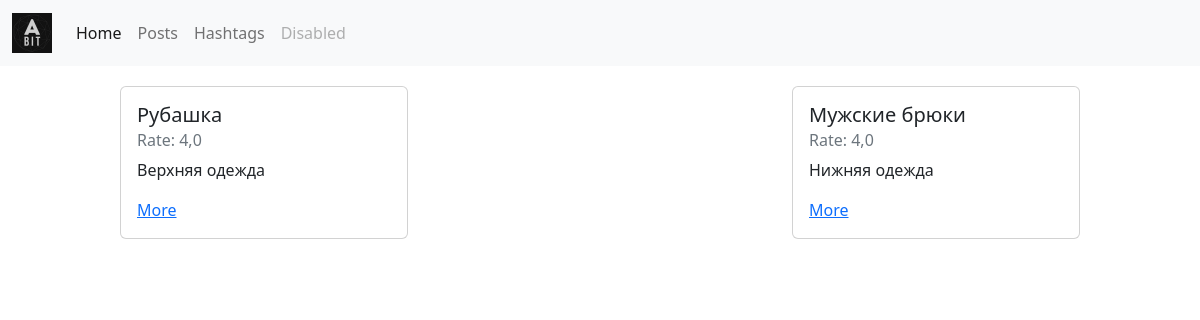
The app's page /posts/, older data.
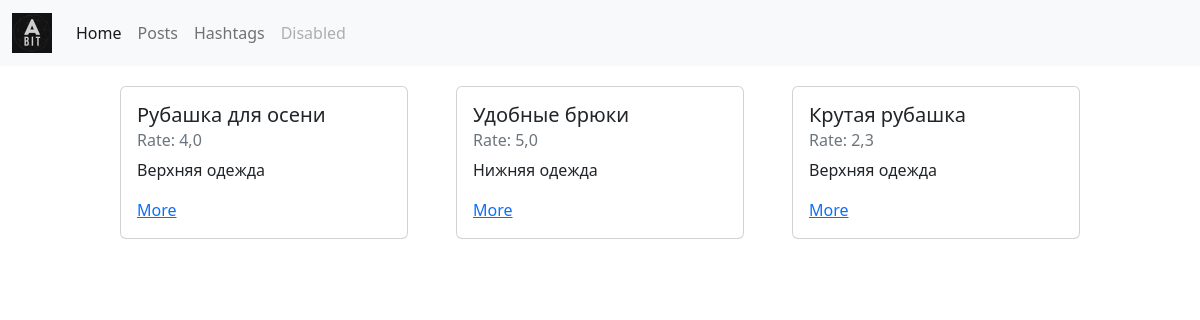
The same page, newer data.
### apps/posts/models.py (models this page shows, shortened)
class Post(models.Model):
    preview = models.ImageField(upload_to='post_previews', blank=True, null=True)
    title = models.CharField(max_length=128)
    description = models.TextField()
    rate = models.FloatField(default=5)
    """ references """
    hashtags = models.ManyToManyField(Hashtag, related_name="posts")
    created_date = models.DateTimeField(auto_now_add=True) # auto_now_add
    modified_date = models.DateTimeField(auto_now=True) # auto_now

class Hashtag(models.Model):
    title = models.CharField(max_length=64)

### apps/posts/views.py (the view)
# urls.py: path('posts/', posts_views.posts_view),
def posts_view(request):
    if request.method == 'GET':
        posts = Post.objects.all()
        context_data = {
            'posts': posts
        }
        return render(request, 'posts/posts.html', context=context_data)

### templates/posts/posts.html (shortened to what this page needs)
{% extends 'layouts/index.html' %}
{% block content %}
    <div class="posts">
        {% for post in posts %}
            <div class="card" style="width: 18rem;">
                <div class="card-body">
                    <h5 class="card-title">{{ post.title }}</h5>
                    <h6 class="card-subtitle mb-2 text-muted">Rate: {{ post.rate }}</h6>
                    {% for hashtag in post.hashtags.all %}
                        <p>{{ hashtag.title }}</p>
                    {% endfor %}
                    <a href="/posts/{{ post.id }}/" class="card-link">More</a>
                </div>
            </div>
        {% endfor %}
    </div>
{% endblock %}

### templates/layouts/index.html (shortened to what this page needs)
{% load static %}
<!doctype html>
<html lang="en">
<head>
    <link rel="stylesheet" href="https://cdn.jsdelivr.net/npm/bootstrap@5.2.3/dist/css/bootstrap.min.css"
>
</head>
<body>
    <nav class="navbar navbar-expand-lg navbar-light bg-light">
        <div class="container-fluid">
            <a class="navbar-brand" href="/">
                <img src="{% static 'img.png' %}" alt="" width="40">
            </a>
            <div class="collapse navbar-collapse" id="navbarNavAltMarkup">
                <div class="navbar-nav">
                    <a class="nav-link active" aria-current="page" href="/">Home</a>
                    <a class="nav-link" href="posts/">Posts</a>
                    <a class="nav-link" href="/hashtags/">Hashtags</a>
                    <a class="nav-link disabled" href="#" tabindex="-1" aria-disabled="true">Disabled</a>
                </div>
            </div>
        </div>
    </nav>
{% block content %}
{% endblock %}
</body>
</html>

### templates/posts/posts.html (style rules this page uses)
.posts { margin-top: 20px; width: 80%; margin-left: 10%; display: flex; justify-content: space-between; flex-wrap: wrap; }

Row changes from the older to the newer data that the page shows:
removed Post: title "Рубашка", rate "4,0", Hashtag (title "Верхняя одежда")
removed Post: title "Мужские брюки", rate "4,0", Hashtag (title "Нижняя одежда")
added Post: title "Рубашка для осени", rate "4,0", Hashtag (title "Верхняя одежда")
added Post: title "Удобные брюки", rate "5,0", Hashtag (title "Нижняя одежда")
added Post: title "Крутая рубашка", rate "2,3", Hashtag (title "Верхняя одежда")
